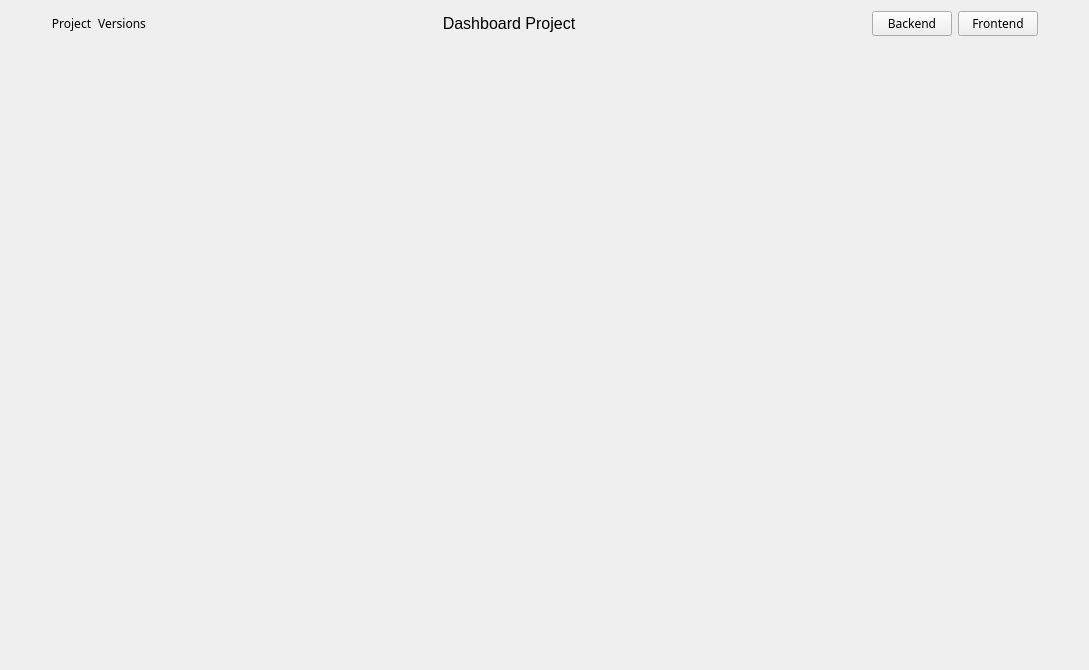
<?xml version="1.0" encoding="UTF-8"?>
<ui version="4.0">
 <class>StepperDashboard</class>
 <widget class="QDialog" name="StepperDashboard">
  <property name="geometry">
   <rect>
    <x>0</x>
    <y>0</y>
    <width>1089</width>
    <height>670</height>
   </rect>
  </property>
  <property name="font">
   <font>
    <pointsize>10</pointsize>
   </font>
  </property>
  <property name="windowTitle">
   <string>RapidWebForge</string>
  </property>
  <property name="styleSheet">
   <string notr="true"/>
  </property>
  <layout class="QVBoxLayout" name="verticalLayout">
   <item>
    <layout class="QHBoxLayout" name="topBarLayout">
     <property name="leftMargin">
      <number>40</number>
     </property>
     <property name="rightMargin">
      <number>40</number>
     </property>
     <item>
      <widget class="QPushButton" name="projectButton">
       <property name="sizePolicy">
        <sizepolicy hsizetype="Fixed" vsizetype="Fixed">
         <horstretch>0</horstretch>
         <verstretch>0</verstretch>
        </sizepolicy>
       </property>
       <property name="font">
        <font>
         <family>Segoe UI Semibold</family>
         <pointsize>9</pointsize>
        </font>
       </property>
       <property name="styleSheet">
        <string notr="true">border: none;</string>
       </property>
       <property name="text">
        <string>Project</string>
       </property>
      </widget>
     </item>
     <item>
      <widget class="QPushButton" name="versionsButton">
       <property name="sizePolicy">
        <sizepolicy hsizetype="Fixed" vsizetype="Fixed">
         <horstretch>0</horstretch>
         <verstretch>0</verstretch>
        </sizepolicy>
       </property>
       <property name="font">
        <font>
         <family>Segoe UI Semibold</family>
         <pointsize>9</pointsize>
        </font>
       </property>
       <property name="styleSheet">
        <string notr="true">border: none;</string>
       </property>
       <property name="text">
        <string>Versions</string>
       </property>
      </widget>
     </item>
     <item>
      <widget class="QLabel" name="label">
       <property name="font">
        <font>
         <family>Segoe UI</family>
         <pointsize>12</pointsize>
        </font>
       </property>
       <property name="layoutDirection">
        <enum>Qt::LayoutDirection::LeftToRight</enum>
       </property>
       <property name="text">
        <string>Dashboard Project</string>
       </property>
       <property name="alignment">
        <set>Qt::AlignmentFlag::AlignCenter</set>
       </property>
      </widget>
     </item>
     <item>
      <widget class="QPushButton" name="backendButton">
       <property name="sizePolicy">
        <sizepolicy hsizetype="Fixed" vsizetype="Fixed">
         <horstretch>0</horstretch>
         <verstretch>0</verstretch>
        </sizepolicy>
       </property>
       <property name="font">
        <font>
         <family>Segoe UI Semibold</family>
         <pointsize>9</pointsize>
        </font>
       </property>
       <property name="layoutDirection">
        <enum>Qt::LayoutDirection::RightToLeft</enum>
       </property>
       <property name="text">
        <string>Backend</string>
       </property>
      </widget>
     </item>
     <item>
      <widget class="QPushButton" name="frontendButton">
       <property name="sizePolicy">
        <sizepolicy hsizetype="Fixed" vsizetype="Fixed">
         <horstretch>0</horstretch>
         <verstretch>0</verstretch>
        </sizepolicy>
       </property>
       <property name="font">
        <font>
         <family>Segoe UI Semibold</family>
         <pointsize>9</pointsize>
        </font>
       </property>
       <property name="layoutDirection">
        <enum>Qt::LayoutDirection::RightToLeft</enum>
       </property>
       <property name="text">
        <string>Frontend</string>
       </property>
      </widget>
     </item>
    </layout>
   </item>
   <item>
    <widget class="QStackedWidget" name="stackedWidget">
     <property name="font">
      <font>
       <pointsize>14</pointsize>
      </font>
     </property>
    </widget>
   </item>
  </layout>
 </widget>
 <resources/>
 <connections/>
</ui>
